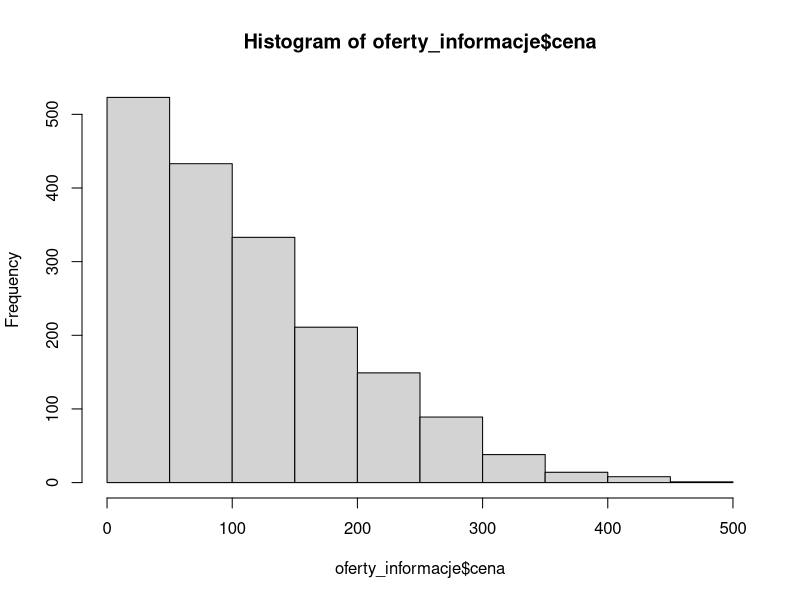
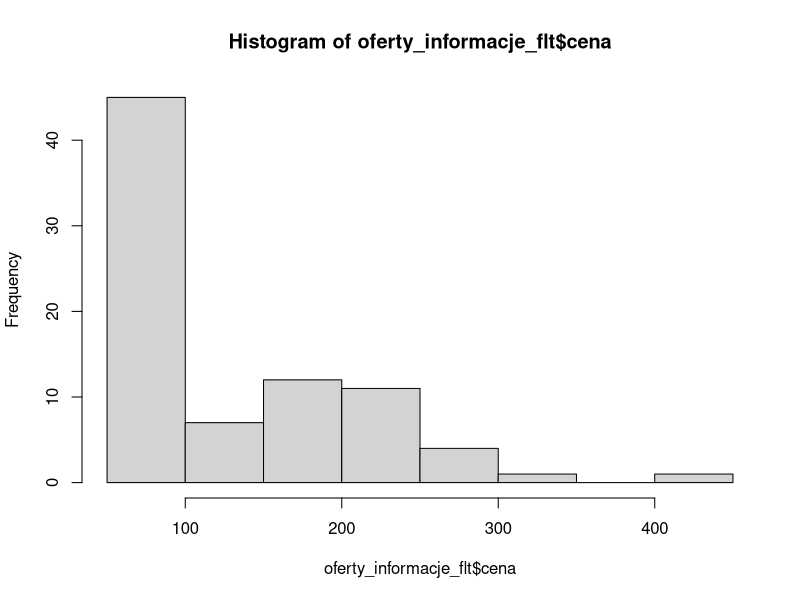

Write the R code that produced these figures, in order.
# Wczytanie ramki danych
oferty_informacje <- read.csv('00_Basics/pobranie_danych/oferty_informacje.csv')

# Jak możemy zobaczyć dane?
View(oferty_informacje)

# Kilka przydatnych komend do inspekcji danych 
names(oferty_informacje)
dim(oferty_informacje)
str(oferty_informacje)
nrow(oferty_informacje)

?table ## co robi funkcja table?
tabela_sprzedajacych <- table(oferty_informacje$sprzedajacy)
tabela_sprzedajacych_sort <- sort(tabela_sprzedajacych, decreasing = TRUE)
head(tabela_sprzedajacych_sort, 20)

# dplyr bardzo przydatna biblioteka do analizy danych
library(dplyr)

# ile ofert ma każdy sprzedający w naszym zbiorze - funkcja count
count_sprzedajacych <- count(oferty_informacje, sprzedajacy, sort = TRUE)
head(count_sprzedajacych, 5)

# sortowanie danych - funkcja arrange
oferty_informacje_arr <- arrange(oferty_informacje, cena)
(cena_tytul <- select(oferty_informacje_arr, cena, tytul))

oferty_informacje_arr_desc <- arrange(oferty_informacje, desc(cena))
(cena_tytul_desc <- select(oferty_informacje_arr_desc, cena, tytul))
head(cena_tytul_desc, 5)

# dodawanie dodatkowych kolumn - funkcja mutate
oferty_informacje_low <- mutate(oferty_informacje, tytul_lower = tolower(tytul))
head(oferty_informacje_low$tytul_lower)

# filtrowanie danych - funkcja filter
zapietki_wkladki <- grepl('zapiętki|wkładki', oferty_informacje_low$tytul_lower)

table(zapietki_wkladki)
oferty_informacje_low[zapietki_wkladki, ]
oferty_informacje_low[!zapietki_wkladki, ]
filter(oferty_informacje_low, !zapietki_wkladki)
  
oferty_informacje_flt <- filter(oferty_informacje_low, cena > 50 & lokalizacja == "Warszawa")

# wybieranie unikalnych wartości - funkcja distinct
marka <- distinct(oferty_informacje_flt, marka)

# podsumowanie - funkcja summarise
summarise(oferty_informacje_low, sr_cena = mean(cena, na.rm = T))

# grupowanie i operacje na pogrupowanych danych - funkcja group_by
oferty_informacje_lok <- group_by(oferty_informacje_low, lokalizacja)

summarise(oferty_informacje_lok, count = n(), sr_cena = mean(cena, na.rm = T))

# Zadanie 1
# Z danych oferty_informacje_low znajdź ofertę kaloszy o najniższej cenie (nie uwzględniając ceny wysyłki)

# Zadanie 2
# Który sprzedawca może jeszcze najwięcej zarobić

# Zaadanie 3
# Który sprzedawca ma jeszcze najwięcej artykułów do sprzedania ze wszystkich swoich aukcji

#  Proste wizualizacje
hist(oferty_informacje$cena)
hist(oferty_informacje_flt$cena)